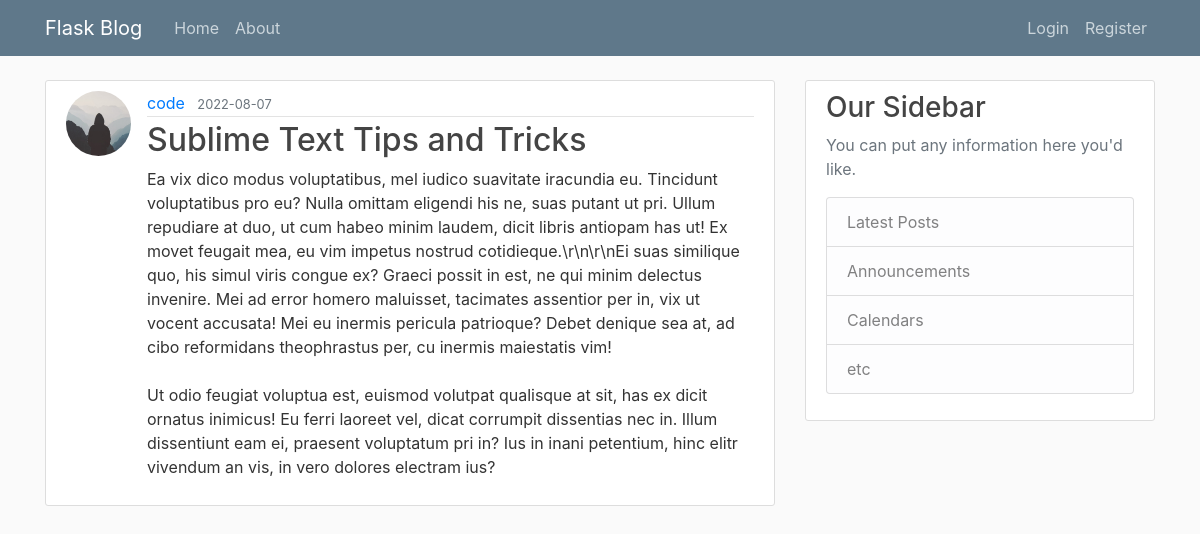
The app's page /post/4 with its own data.
### flaskblog/models.py (models this page shows, shortened)
class User(db.Model, UserMixin):
    id = db.Column(db.Integer, primary_key=True)
    username = db.Column(db.String(20), unique=True, nullable=False)
    email = db.Column(db.String(120), unique=True, nullable=False)
    image_file = db.Column(
        db.String(20), nullable=False, default='default.jpg')
    password = db.Column(db.String(60), nullable=False)
    posts = db.relationship('Post', backref='author', lazy=True)

class Post(db.Model):
    id = db.Column(db.Integer, primary_key=True)
    title = db.Column(db.String(100), nullable=False)
    date_posted = db.Column(
        db.DateTime, nullable=False, default=datetime.utcnow)
    content = db.Column(db.Text, nullable=False)
    user_id = db.Column(db.Integer, db.ForeignKey('user.id'), nullable=False)

### flaskblog/routes.py (the view)
@app.route('/post/<int:post_id>', methods=['GET', 'POST'])
def post(post_id):
    post = Post.query.get_or_404(post_id)
    return render_template('post.html', title=post.title, post=post)

### flaskblog/templates/post.html (shortened to what this page needs)
{% extends "base.html" %}
{% block content %}
<article class="media content-section">
    <img src="{{ url_for('static', filename='profile_pics/' + post.author.image_file) }}" alt="Picture"
        class="rounded-circle article-img">
    <div class="media-body">
        <div class="article-metadata">
            <a class="mr-2" href="#">{{ post.author.username }}</a>
            <small class="text-muted">{{ post.date_posted.strftime('%Y-%m-%d') }}</small>
        </div>
        <h2 class="article-title">{{ post.title }}</h2>
        <p class="article-content">{{ post.content }}</p>
    </div>
</article>
{% endblock %}

### flaskblog/static/main.css (style rules this page uses)
body { background: #fafafa; color: #333333; margin-top: 5rem; }
h1, h2, h3, h4, h5, h6 { color: #444444; }
.content-section { background: #ffffff; padding: 10px 20px; border: 1px solid #dddddd; border-radius: 3px; margin-bottom: 20px; }
.article-title { color: #444444; }
.article-content { white-space: pre-line; }
.article-img { height: 65px; width: 65px; margin-right: 16px; }
.article-metadata { padding-bottom: 1px; margin-bottom: 4px; border-bottom: 1px solid #e3e3e3 }

### records on screen
User: image_file (placeholder picture), author.username "code"
Post: date_posted "2022-08-07", title "Sublime Text Tips and Tricks", content "Ea vix dico modus voluptatibus, mel iudico suavitate iracundia eu. Tincidunt voluptatibus pro eu? Nulla omittam eligendi his ne, suas putant ut pri. Ullum repudiare at duo, ut cum habeo minim laudem, dicit libris antiopam has ut! Ex movet feugait mea, eu vim impetus nostrud cotidieque.\\r\\n\\r\\nEi suas similique quo, his simul viris congue ex? Graeci possit in est, ne qui minim delectus invenire. Mei ad error homero maluisset, tacimates assentior per in, vix ut vocent accusata! Mei eu inermis pericula patrioque? Debet denique sea at, ad cibo reformidans theophrastus per, cu inermis maiestatis vim! Ut odio feugiat voluptua est, euismod volutpat qualisque at sit, has ex dicit ornatus inimicus!…"
